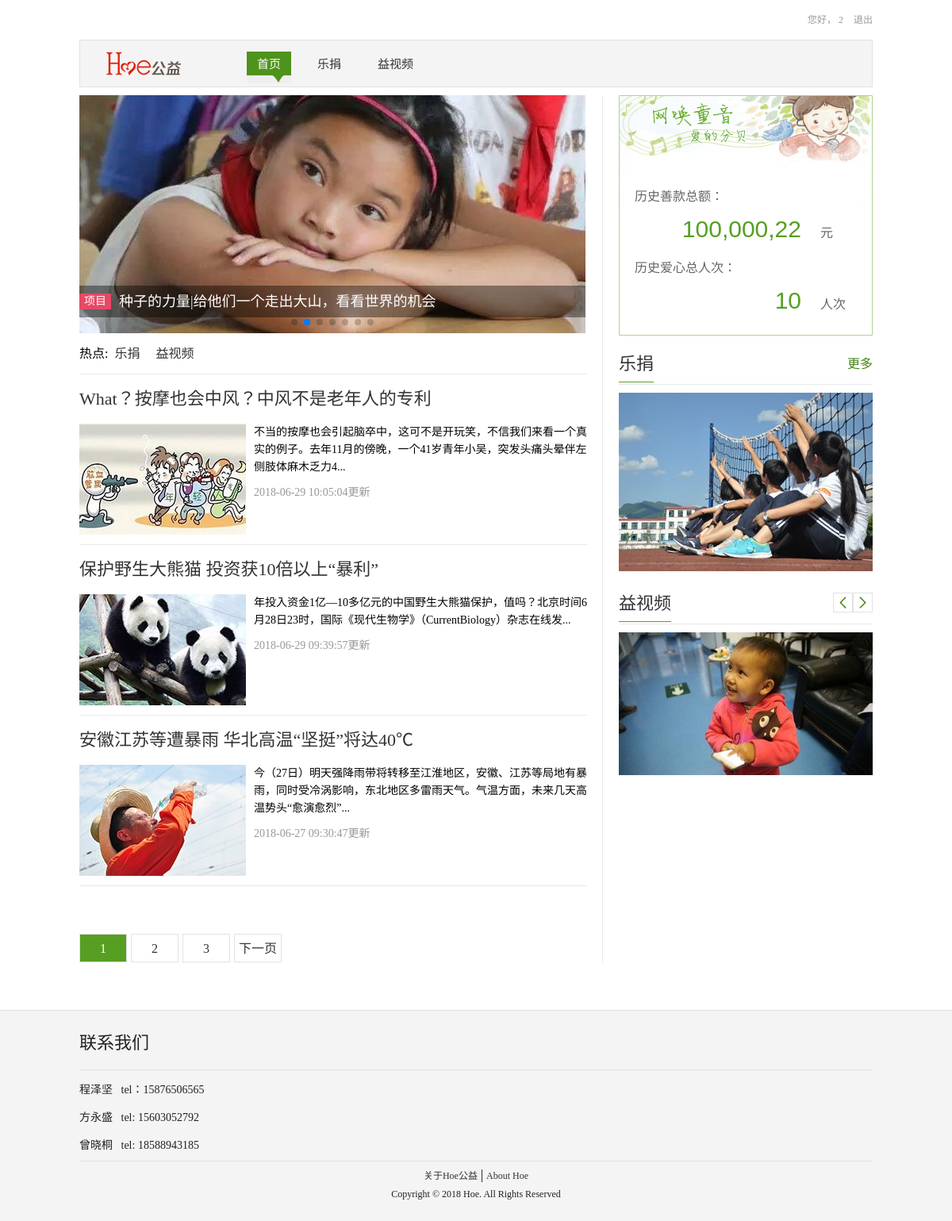
/public_benefit/index.php (signed in), run on the app's committed database.
### tables this page shows
CREATE TABLE IF NOT EXISTS `hoe_clist` (
  `id` int(11) NOT NULL AUTO_INCREMENT,
  `title` varchar(200) NOT NULL,
  `img` varchar(200) NOT NULL,
  `text` varchar(2000) NOT NULL,
  `time` varchar(200) NOT NULL,
  PRIMARY KEY (`id`)
);

### public_benefit/index.php (the view, shortened to what this page needs)
<!DOCTYPE html PUBLIC "-//W3C//DTD XHTML 1.0 Transitional//EN" "http://www.w3.org/TR/xhtml1/DTD/xhtml1-transitional.dtd">
<html xmlns="http://www.w3.org/1999/xhtml">
<head>
<link rel="stylesheet" href="./css/reset.css">
<link rel="stylesheet" href="./css/index.css">
</head>
<body>
<div class="hoe_container">
      	<?php
          include "include/header.php";
      	?>
		  <div class="hoe_lbt">
		  	   <div class="hoe_lbt_box">
		  	        <div class="box">
		  	          <div class="swiper-wrapper">
					      <div class="swiper-slide">
					          		<a href=""><img src="./img/lbt/lbt2.jpg" alt="" /></a>
								        <div class="imgtitle">
								        <span >项目</span>
								      	<a href="">种子的力量|给他们一个走出大山，看看世界的机会</a>
								        </div>
					      </div>
				    </div>
				  <div class="swiper-pagination"></div>
				    </div>
		  	   </div>
               <div class="donation">
                  <div class="amount">
                  	   <p>历史善款总额：</p>
                  	   <span><?php
       include "include/connect.php";
	  $query="select * from lejuan ";
	  $num=0;
	  $result=mysqli_query($link,$query);
	  while($row=mysqli_fetch_array($result)){
             $num+=(int)$row['num'];
	  }
             $strnum = mb_strlen($num,'UTF8');
		      while ($strnum){
		    $array[] = mb_substr($num, null ,3,'utf8');
		    $num = mb_substr($num,3,$strnum,'utf8');
		    $strnum = mb_strlen($num,'UTF8');
		 	 }
			$output=implode(',',$array);
			  echo $output;
	  ?>
	             </span>元
                  </div>
	              	<div class="person">
	              		<p>历史爱心总人次：</p>
                  	   <span><?php
       include "include/connect.php";
	  $query="select * from lejuan ";
	  $result=mysqli_query($link,$query);
	  $rc=0;
	  while($row=mysqli_fetch_array($result)){
          $rc+=(int)$row['rc'];
	  }
             echo $rc;
	  ?></span>人次
	              	</div>
               </div>
		  </div>
	  <div class="hoe_content">
	        <div class="hoe_main">
			    <div class="hoe_main_hot">
			    	<span>热点:</span>
			    	<a href="./lejuan.php">乐捐 </a>
			    	<a href="./yishipin.php">益视频</a>
			    </div>
	             <div class="hoe_main_List">
                     <?php
	include "include/connect.php";
  $pagesize=3;
   if(isset($_GET['page'])){
  $currentpage=$_GET['page'];
  $start=($currentpage-1)*$pagesize;
   }else{
  $currentpage=1;
  $start=0;
   }
  $query="select * from  hoe_clist  limit $start,$pagesize";
	$result=mysqli_query($link,$query);
	while($row=mysqli_fetch_array($result)){
   ?>
	             	 <div class="clist">
		         	 	  <div class="clist_title">
		             	 	  	<a href=""><?php echo $row['title'] ?></a>
		             	  </div>
	             	 	  <div class="clist_content">
	             	 	        <div class="pic">
	             	 	        	<a href=""><img src="<?php echo $row['img']  ?>" alt="" /></a>
	             	 	        </div>
		             	 	  	<div  class="text">
		             	 	  		<p><?php echo $row['text'] ?></p>
		             	 	  		<p><?php echo $row['time'] ?></p>
		             	 	  	</div>
	         	 	      </div>
	             	 </div>
	 <?php
		}
	?>
	             	 <div class="page">
                     <?php
                          if ($currentpage==1) {
                          	echo '<a  class="now" href="./index.php?page=1">1</a>';
                          	echo '<a  href="./index.php?page=2">2</a>';
                          	echo '<a  href="./index.php?page=3">3</a>';
                          	echo "<a href='./index.php?page=".($currentpage+1)."'>下一页</a>";
                          }
    				 ?>
	             	 </div>
	             </div>
	        </div>
	        <div class="hoe_extra">
	        	<div class="lejuan">
	        		<div class="title">
		        		<span><a href="./lejuan.php">乐捐</a></span>
		        		<a  class="fr" href="./lejuan.php">更多</a>
	        	    </div>
                    <div class="imgBox">
                    	<a href="./lejuan.php"><img src="./img/imgbox1.jpg" alt="" /></a>
                    </div>
	        	</div>
	        	<div class="lb_box">
	        		<div class="title">
		        		<span><a href="./yishipin.php">益视频</a></span>
		        		<div class="arrow">
		        		  <div class="swiper-button-prev">
		        		   <a href=""><img src="./img/上一页.png" alt="" /></a>
		        		   </div>
                          <div class="swiper-button-next">
                             <a href="">  <img src="./img/下一页.png" alt="" /></a>
                        </div>
		        		</div>
	        	    </div>
                    <div class="lbimg">
                    	<div class="swiper-wrapper">
					      <div class="swiper-slide">
					          <a href="./yishipin.php">
					             <img src="./img/lbbox/lbbox1.jpg" alt="" />
					          </a>
					      </div>
    					</div>
                    </div>
	        	</div>
	        </div>
		  </div>
	  </div>
	 <?php
      include "include/footer.php";
	 ?>
</body>
</html>

### data on the page
hoe_clist: title "What？按摩也会中风？中风不是老年人的专利", img (picture), text "不当的按摩也会引起脑卒中，这可不是开玩笑，不信我们来看一个真实的例子。去年11月的傍晚，一个41岁青年小吴，突发头痛头晕伴左侧肢体麻木乏力4...", time "2018-06-29 10:05:04更新"
hoe_clist: title "保护野生大熊猫 投资获10倍以上“暴利”", img (picture), text "年投入资金1亿—10多亿元的中国野生大熊猫保护，值吗？北京时间6月28日23时，国际《现代生物学》（CurrentBiology）杂志在线发...", time "2018-06-29 09:39:57更新"
hoe_clist: title "安徽江苏等遭暴雨 华北高温“坚挺”将达40℃", img (picture), text "今（27日）明天强降雨带将转移至江淮地区，安徽、江苏等局地有暴雨，同时受冷涡影响，东北地区多雷雨天气。气温方面，未来几天高温势头“愈演愈烈”...", time "2018-06-27 09:30:47更新"

### other printed values
$_SESSION['username'] "2"
$output "100,000,22"
$rc "10"
